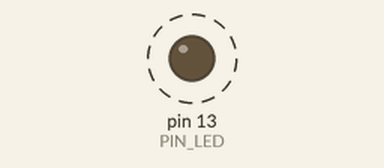
This program was run on a simulated Teensy 4. On the bench: output pins drawn as LEDs (lit = HIGH). Dashed ring = blinking.

Above: at 0.4 s.
Timing chart, 0 to 4.6 s (numbered marks = the images above):
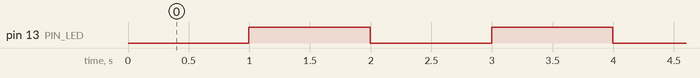

Measured:
- by itself, pin 13 (PIN_LED): alternates HIGH for 1.0 s and LOW for 1.0 s

The program:

main.cpp
```cpp
// TVC-Control-1 — 펌웨어 골격
//
// 아직 제어기는 비어 있습니다. 보드가 확정되면
// IMU 읽기 → 자세 추정 → 캐스케이드 PID → 짐벌 출력 순으로 채워 나갑니다.

#include <Arduino.h>
#include "config.h"

static uint32_t nextControlUs = 0;

void setup() {
    Serial.begin(115200);
    pinMode(PIN_LED, OUTPUT);

    // TODO: IMU 초기화
    // TODO: 서보 / ESC 초기화 (반드시 스로틀 0 으로 시작)

    nextControlUs = micros();
}

void loop() {
    const uint32_t now = micros();
    if ((int32_t)(now - nextControlUs) < 0) {
        return;
    }
    nextControlUs += CONTROL_PERIOD_US;

    // TODO: 1) IMU 샘플링
    // TODO: 2) 자세 추정 (상보 필터 → 칼만)
    // TODO: 3) 각도 PID → 각속도 PID → 짐벌 목표각
    // TODO: 4) 안전 검사 (ABORT_TILT_DEG, LINK_TIMEOUT_MS)
    // TODO: 5) 서보 / ESC 출력

    // 살아있음 표시 (1초 주기)
    static uint32_t blinkCounter = 0;
    if (++blinkCounter >= CONTROL_HZ) {
        blinkCounter = 0;
        digitalWrite(PIN_LED, !digitalRead(PIN_LED));
    }
}
```

config.h
```cpp
#pragma once
// TVC-Control-1 설정값 모음.
// 핀 배치와 제어 게인은 하드웨어가 확정되면 채웁니다.

// ---- 제어 루프 ----
constexpr uint32_t CONTROL_HZ = 250;                  // 제어 주기 [Hz]
constexpr uint32_t CONTROL_PERIOD_US = 1000000UL / CONTROL_HZ;

// ---- 핀 배치 (TBD) ----
constexpr uint8_t PIN_SERVO_X = 0;
constexpr uint8_t PIN_SERVO_Y = 0;
constexpr uint8_t PIN_ESC     = 0;
constexpr uint8_t PIN_LED     = LED_BUILTIN;

// ---- 짐벌 한계 ----
constexpr float GIMBAL_LIMIT_DEG = 10.0f;             // 짐벌 최대 편향각

// ---- 안전 ----
constexpr float ABORT_TILT_DEG = 45.0f;               // 이 각도를 넘으면 모터 정지
constexpr uint32_t LINK_TIMEOUT_MS = 500;             // 통신 두절 판정 시간
```
